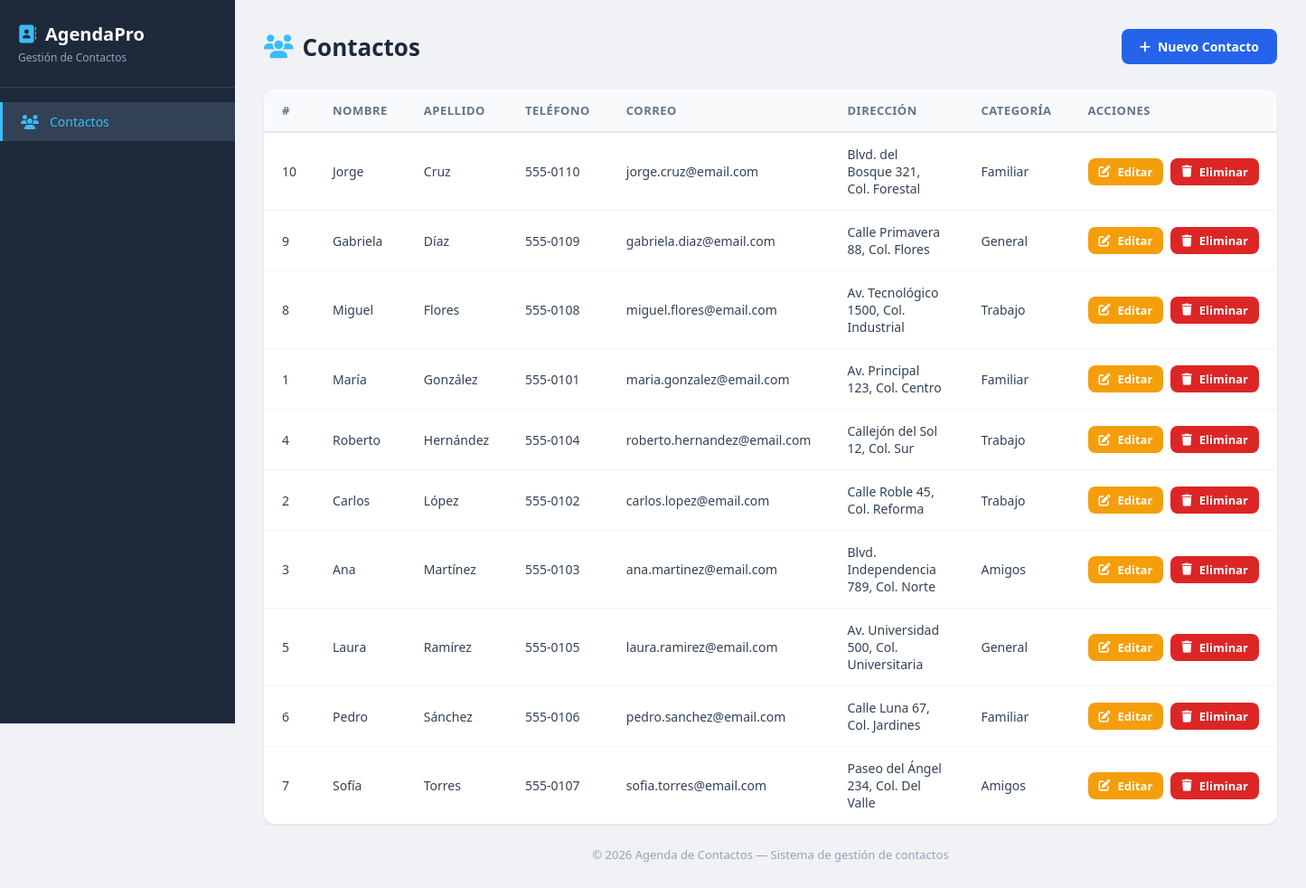
Screenshot of /contactos/index.php with the database file from the repository.
### tables this page shows
CREATE TABLE contactos (
    id INT AUTO_INCREMENT PRIMARY KEY,
    nombre VARCHAR(100) NOT NULL,
    apellido VARCHAR(100) NOT NULL,
    telefono VARCHAR(20),
    correo VARCHAR(150),
    direccion TEXT,
    categoria VARCHAR(50) DEFAULT 'General',
    fecha_registro TIMESTAMP DEFAULT CURRENT_TIMESTAMP
);

### contactos/index.php (the view, shortened to what this page needs)
<?php
    require_once "../config/connection.php";
?>
<?php include_once "../includes/header.php"; ?>
<div class="page-header">
    <h1><i class="fas fa-users"></i> Contactos</h1>
    <a href="create.php" class="btn btn-primary">
        <i class="fas fa-plus"></i> Nuevo Contacto
    </a>
</div>
<div class="table-container">
    <table>
        <thead>
            <tr>
                <th>#</th>
                <th>Nombre</th>
                <th>Apellido</th>
                <th>Teléfono</th>
                <th>Correo</th>
                <th>Dirección</th>
                <th>Categoría</th>
                <th>Acciones</th>
            </tr>
        </thead>
        <tbody>
            <?php
                $stmt = $conn->prepare("SELECT id, nombre, apellido, telefono, correo, direccion, categoria FROM contactos ORDER BY apellido, nombre");
                $stmt->execute();
                $resultado = $stmt->get_result();
                if ($resultado->num_rows === 0):
            ?>
                <tr>
                    <td colspan="8">
                        <div class="empty-state">
                            <i class="fas fa-address-book"></i>
                            <p>No hay contactos registrados aún.</p>
                        </div>
                    </td>
                </tr>
            <?php
                else:
                    while ($row = $resultado->fetch_assoc()):
            ?>
                <tr>
                    <td><?= htmlspecialchars($row["id"]) ?></td>
                    <td><?= htmlspecialchars($row["nombre"]) ?></td>
                    <td><?= htmlspecialchars($row["apellido"]) ?></td>
                    <td><?= htmlspecialchars($row["telefono"] ?? "—") ?></td>
                    <td><?= htmlspecialchars($row["correo"] ?? "—") ?></td>
                    <td><?= htmlspecialchars($row["direccion"] ?? "—") ?></td>
                    <td><?= htmlspecialchars($row["categoria"] ?? "—") ?></td>
                    <td>
                        <div class="actions">
                            <a href="edit.php?id=<?= urlencode($row["id"]) ?>" class="btn btn-sm btn-warning">
                                <i class="fas fa-edit"></i> Editar
                            </a>
                            <a href="delete.php?id=<?= urlencode($row["id"]) ?>" class="btn btn-sm btn-danger">
                                <i class="fas fa-trash"></i> Eliminar
                            </a>
                        </div>
                    </td>
                </tr>
            <?php
                    endwhile;
                endif;
            ?>
        </tbody>
    </table>
</div>
<?php include_once "../includes/footer.php"; ?>

### includes/header.php (shortened to what this page needs)
<!DOCTYPE html>
<html lang="es">
<head>
    <link rel="stylesheet" href="https://cdnjs.cloudflare.com/ajax/libs/font-awesome/6.5.1/css/all.min.css">
    <link rel="stylesheet" href="../assets/css/style.css">
</head>
<body>
<aside class="sidebar">
    <div class="sidebar-header">
        <h2><i class="fas fa-address-book"></i> AgendaPro</h2>
        <p>Gestión de Contactos</p>
    </div>
    <?php $ruta = $_SERVER['PHP_SELF']; ?>
    <nav class="sidebar-nav">
        <a href="../agenda_contactos/contactos/index.php" <?= strpos($ruta, 'contactos') !== false ? 'class="active"' : '' ?>>
            <i class="fas fa-users"></i> Contactos
        </a>
    </nav>
</aside>
<div class="main-content">

### includes/footer.php
    <footer>
        <p>&copy; <?= date("Y") ?> Agenda de Contactos &mdash; Sistema de gestión de contactos</p>
    </footer>
</div>
</body>
</html>

### assets/css/style.css (style rules this page uses)
* { margin: 0; padding: 0; box-sizing: border-box; }
body { font-family: 'Segoe UI', Tahoma, Geneva, Verdana, sans-serif; background: #f0f2f5; color: #333; display: flex; min-height: 100vh; }
.sidebar { width: 260px; background: #1e293b; color: #fff; display: flex; flex-direction: column; position: fixed; top: 0; left: 0; height: 100vh; z-index: 100; }
.sidebar-header { padding: 24px 20px; border-bottom: 1px solid #334155; }
.sidebar-header h2 { font-size: 20px; font-weight: 700; display: flex; align-items: center; gap: 10px; }
.sidebar-header h2 i { color: #38bdf8; }
.sidebar-header p { font-size: 12px; color: #94a3b8; margin-top: 4px; }
.sidebar-nav { padding: 16px 0; flex: 1; }
.sidebar-nav a { display: flex; align-items: center; gap: 12px; padding: 12px 20px; color: #cbd5e1; text-decoration: none; font-size: 14px; transition: all 0.2s; border-left: 3px solid transparent; }
.sidebar-nav a.active { background: #334155; color: #38bdf8; border-left-color: #38bdf8; }
.sidebar-nav a i { width: 20px; text-align: center; font-size: 16px; }
.main-content { margin-left: 260px; flex: 1; padding: 32px; min-height: 100vh; display: flex; flex-direction: column; }
footer { margin-top: auto; padding-top: 24px; text-align: center; font-size: 13px; color: #94a3b8; border-top: 1px solid #e2e8f0; }
.page-header { display: flex; justify-content: space-between; align-items: center; margin-bottom: 28px; }
.page-header h1 { font-size: 26px; font-weight: 700; color: #1e293b; display: flex; align-items: center; gap: 10px; }
.page-header h1 i { color: #38bdf8; }
.btn { display: inline-flex; align-items: center; gap: 8px; padding: 10px 20px; border: none; border-radius: 8px; font-size: 14px; font-weight: 600; cursor: pointer; text-decoration: none; transition: all 0.2s; }
.btn-primary { background: #2563eb; color: #fff; }
.btn-warning { background: #f59e0b; color: #fff; }
.btn-danger { background: #dc2626; color: #fff; }
.btn-sm { padding: 6px 12px; font-size: 13px; }
.table-container { background: #fff; border-radius: 12px; box-shadow: 0 1px 3px rgba(0, 0, 0, 0.08); overflow: hidden; }
table { width: 100%; border-collapse: collapse; }
table thead { background: #f8fafc; border-bottom: 2px solid #e2e8f0; }
table th { text-align: left; padding: 14px 20px; font-size: 13px; font-weight: 600; text-transform: uppercase; letter-spacing: 0.5px; color: #64748b; }
table td { padding: 14px 20px; font-size: 14px; border-bottom: 1px solid #f1f5f9; color: #334155; }
table tbody tr:last-child td { border-bottom: none; }
.actions { display: flex; gap: 8px; }

### rows the page displays
contactos: id "10", nombre "Jorge", apellido "Cruz", telefono "555-0110", correo "jorge.cruz@email.com", direccion "Blvd. del Bosque 321, Col. Forestal", categoria "Familiar"
contactos: id "9", nombre "Gabriela", apellido "Díaz", telefono "555-0109", correo "gabriela.diaz@email.com", direccion "Calle Primavera 88, Col. Flores", categoria "General"
contactos: id "8", nombre "Miguel", apellido "Flores", telefono "555-0108", correo "miguel.flores@email.com", direccion "Av. Tecnológico 1500, Col. Industrial", categoria "Trabajo"
contactos: id "1", nombre "María", apellido "González", telefono "555-0101", correo "maria.gonzalez@email.com", direccion "Av. Principal 123, Col. Centro", categoria "Familiar"
contactos: id "4", nombre "Roberto", apellido "Hernández", telefono "555-0104", correo "roberto.hernandez@email.com", direccion "Callejón del Sol 12, Col. Sur", categoria "Trabajo"
contactos: id "2", nombre "Carlos", apellido "López", telefono "555-0102", correo "carlos.lopez@email.com", direccion "Calle Roble 45, Col. Reforma", categoria "Trabajo"
contactos: id "3", nombre "Ana", apellido "Martínez", telefono "555-0103", correo "ana.martinez@email.com", direccion "Blvd. Independencia 789, Col. Norte", categoria "Amigos"
contactos: id "5", nombre "Laura", apellido "Ramírez", telefono "555-0105", correo "laura.ramirez@email.com", direccion "Av. Universidad 500, Col. Universitaria", categoria "General"
contactos: id "6", nombre "Pedro", apellido "Sánchez", telefono "555-0106", correo "pedro.sanchez@email.com", direccion "Calle Luna 67, Col. Jardines", categoria "Familiar"
contactos: id "7", nombre "Sofía", apellido "Torres", telefono "555-0107", correo "sofia.torres@email.com", direccion "Paseo del Ángel 234, Col. Del Valle", categoria "Amigos"
